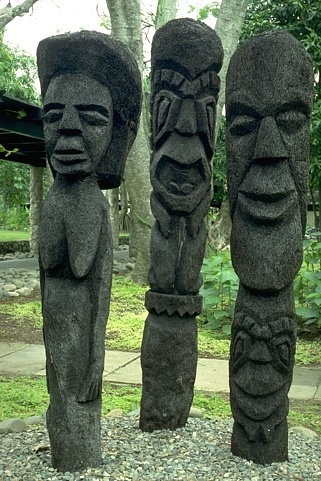
#> input picture 模式识别与计算机视觉（2025.2-2025.6）/作业/作业2/proj2_code/EdgeDetection/data/101085.jpg, 321 x 481 px; its folder holds only this picture in this run
$ python main.py   (older library calls are emulated)
#> lines starting #> are read from the running program, lines starting #| are printed output that depends on the picture
### 模式识别与计算机视觉（2025.2-2025.6）/作业/作业2/proj2_code/EdgeDetection/sobel.py
import cv2
import numpy as np

# [14 lines left out: function StandSobel, not called in this run]

def StandSobel(src, ddepth=cv2.CV_16S, scale=1, delta=0, borderType=cv2.BORDER_DEFAULT):
    """
    Applies the standard OpenCV Sobel operator.
    Args:
        src: Input image.
        ddepth: Desired depth of the output image.
        scale: Optional scale factor for the computed derivative values.
        delta: Optional delta value that is added to the results.
        borderType: Pixel extrapolation method.
    Returns:
        Combined Sobel edge image.
    """
    # 使用高斯滤波去除噪声
    src = cv2.GaussianBlur(src, (3, 3), 0)

    # 将图像转换为灰度图
    gray = cv2.cvtColor(src, cv2.COLOR_BGR2GRAY)

    # 计算x和y方向的梯度
    # cv2.Sobel(src, ddepth, dx, dy, ksize, scale, delta, borderType)
    grad_x = cv2.Sobel(gray, ddepth, 1, 0, ksize=3, scale=scale, delta=delta, borderType=borderType)
    grad_y = cv2.Sobel(gray, ddepth, 0, 1, ksize=3, scale=scale, delta=delta, borderType=borderType)

    # 转换为绝对值并转回uint8类型
    abs_grad_x = cv2.convertScaleAbs(grad_x)
    abs_grad_y = cv2.convertScaleAbs(grad_y)

    # 组合梯度 (OpenCV example often uses addWeighted or bitwise_or)
    # The provided template used bitwise_or
    sobelCombined = cv2.bitwise_or(abs_grad_x, abs_grad_y)
    # [5 lines of commented-out code are left out]

    return sobelCombined

def CustomSobel(src, ddepth=cv2.CV_16S, scale=1, delta=0, borderType=cv2.BORDER_DEFAULT):
    # 使用高斯滤波去除噪声
    src_blurred = cv2.GaussianBlur(src, (3, 3), 0)

    # 将图像转换为灰度图
    gray = cv2.cvtColor(src_blurred, cv2.COLOR_BGR2GRAY)

    # 将灰度图像转换为float32进行计算
    gray_float = gray.astype(np.float32)

    # 定义索贝尔算子卷积核
    # 定义Sobel X方向的卷积核
    sobel_x_kernel = np.array([
        [-1, 0, 1],
        [-2, 0, 2],
        [-1, 0, 1]
    ], dtype=np.float32)

    # 定义Sobel Y方向的卷积核
    sobel_y_kernel = np.array([
        [ 1,  2,  1],
        [ 0,  0,  0],
        [-1, -2, -1]
    ], dtype=np.float32)

    # 将OpenCV的borderType映射到NumPy的padding mode
    np_border_mode = _map_cv2_border_to_numpy(borderType)

    # 应用水平和垂直方向的卷积核 (纯卷积)
    # 使用自定义的NumPy卷积函数计算x方向梯度（原始卷积结果）
    grad_x_conv = _numpy_convolve2d(gray_float, sobel_x_kernel, np_border_mode)
    # 使用自定义的NumPy卷积函数计算y方向梯度（原始卷积结果）
    grad_y_conv = _numpy_convolve2d(gray_float, sobel_y_kernel, np_border_mode)

    # 应用缩放因子和平移量
    grad_x_processed = grad_x_conv * scale + delta
    grad_y_processed = grad_y_conv * scale + delta

    # (例如, cv2.CV_16S -> np.int16, cv2.CV_32F -> np.float32)
    grad_x_ddepth = _convert_to_ddepth(grad_x_processed, ddepth)
    grad_y_ddepth = _convert_to_ddepth(grad_y_processed, ddepth)

    # 计算梯度绝对值并转换为uint8类型
    abs_grad_x_uint8 = np.clip(np.abs(grad_x_ddepth), 0, 255).astype(np.uint8)
    abs_grad_y_uint8 = np.clip(np.abs(grad_y_ddepth), 0, 255).astype(np.uint8)

    # 组合水平和垂直梯度（使用加权平均）
    abs_grad_x_f = abs_grad_x_uint8.astype(np.float32)
    abs_grad_y_f = abs_grad_y_uint8.astype(np.float32)

    sobel_combined_float = 0.5 * abs_grad_x_f + 0.5 * abs_grad_y_f
    sobelCombined = np.clip(sobel_combined_float, 0, 255).astype(np.uint8)

    return sobelCombined

def _map_cv2_border_to_numpy(cv2_border_type):
    if cv2_border_type == cv2.BORDER_CONSTANT:
        return 'constant'
    elif cv2_border_type == cv2.BORDER_REPLICATE:
        return 'edge'
    elif cv2_border_type == cv2.BORDER_REFLECT:
        return 'symmetric'
    elif cv2_border_type == cv2.BORDER_WRAP:
        return 'wrap'
    elif cv2_border_type == cv2.BORDER_REFLECT_101 or cv2_border_type == cv2.BORDER_DEFAULT:
        return 'reflect'
    else:
        print(f"Warning: Unsupported cv2_border_type {cv2_border_type}. Defaulting to 'reflect'.")
        return 'reflect'

def _numpy_convolve2d(image_float, kernel, border_mode_numpy, border_constant_values=0):
    rows, cols = image_float.shape
    k_rows, k_cols = kernel.shape

    pad_rows = k_rows // 2
    pad_cols = k_cols // 2

    if border_mode_numpy == 'constant':
        padded_image = np.pad(image_float,
                              ((pad_rows, pad_rows), (pad_cols, pad_cols)),
                              mode=border_mode_numpy,
                              constant_values=border_constant_values)
    else:
        padded_image = np.pad(image_float,
                              ((pad_rows, pad_rows), (pad_cols, pad_cols)),
                              mode=border_mode_numpy)

    convolved_image = np.zeros_like(image_float, dtype=np.float32)

    for i in range(rows):
        for j in range(cols):
            roi = padded_image[i : i + k_rows, j : j + k_cols]
            convolution_sum = np.sum(roi * kernel)
            convolved_image[i, j] = convolution_sum

    return convolved_image

def _convert_to_ddepth(image_float, ddepth_cv):
    if ddepth_cv == cv2.CV_16S:
        return np.round(image_float).astype(np.int16)
    elif ddepth_cv == cv2.CV_32F:
        return image_float.astype(np.float32)
    elif ddepth_cv == cv2.CV_64F:
        return image_float.astype(np.float64)
    elif ddepth_cv == cv2.CV_8U:
        return np.round(np.clip(image_float, 0, 255)).astype(np.uint8)
    else:
        raise ValueError(f"Unsupported ddepth_cv value: {ddepth_cv}")

### 模式识别与计算机视觉（2025.2-2025.6）/作业/作业2/proj2_code/EdgeDetection/main.py
import cv2
import os
import argparse
from canny import CustomCanny, StandCanny
from sobel import CustomSobel, StandSobel
from laplacian import CustomLaplacian, StandLaplacian
import numpy as np

# def cal_metric(preds_vis, gt_vis):
#     """
#     Calculate accuracy, recall, and F1 score based on visible points.
#     Args:
#         @preds_vis: Predicted visibility flags
#         @gt_vis: Ground truth visibility flags

#     Returns:
#         Tuple of (accuracy, precision, recall, F1 score)
#     """
#     # Ensure inputs are numpy arrays
#     preds_vis = np.array(preds_vis)
#     gt_vis = np.array(gt_vis)

#     assert set(preds_vis) == {0, 255}, "Predictions should be binary (0 or 255)"
#     assert set(gt_vis) == {0, 255}, "Ground truth should be binary (0 or 255)"

#     # Calculate true positives, true negatives, false positives, and false negatives
#     tp = np.sum((preds_vis == 255) & (gt_vis == 255))
#     tn = np.sum((preds_vis == 0) & (gt_vis == 0))
#     fp = np.sum((preds_vis == 255) & (gt_vis == 0))
#     fn = np.sum((preds_vis == 0) & (gt_vis == 255))

#     # Calculate accuracy, precision, recall, and F1 score
#     accuracy = (tp + tn) / (tp + tn + fp + fn) if (tp + tn + fp + fn) > 0 else 0
#     precision = tp / (tp + fp) if (tp + fp) > 0 else 0
#     recall = tp / (tp + fn) if (tp + fn) > 0 else 0
#     f1_score = (2 * tp) / (2 * tp + fp + fn) if (2 * tp + fp + fn) > 0 else 0

#     return accuracy, precision, recall, f1_score


if __name__ == "__main__":

    parser = argparse.ArgumentParser()
    parser.add_argument("--mode", type=str, default="sobel", choices=["canny", "sobel", "laplacian"])
    parser.add_argument("--input_dir", type=str, default="data/")
    parser.add_argument("--output_dir", type=str, default="output/sobel")
    parser.add_argument("--lowThreshold", type=int, default=50)
    parser.add_argument("--highThreshold", type=int, default=150)
    args = parser.parse_args()

    if not os.path.exists(args.output_dir):
        os.makedirs(args.output_dir)

    for filename in sorted(os.listdir(args.input_dir)):
        img = cv2.imread(os.path.join(args.input_dir, filename))
#> img is the input picture: shape (481, 321, 3); mean B, G, R 80.9, 102.6, 87.8

        if args.mode == "laplacian":
            stand_edge = StandLaplacian(img)
            custom_edge = CustomLaplacian(img)

        elif args.mode == "sobel":
            stand_edge = StandSobel(img)
#> in StandSobel, `grad_y = cv2.Sobel(gray, ddepth, 0, 1, ksize=3, scale=scale, delta=del..`:
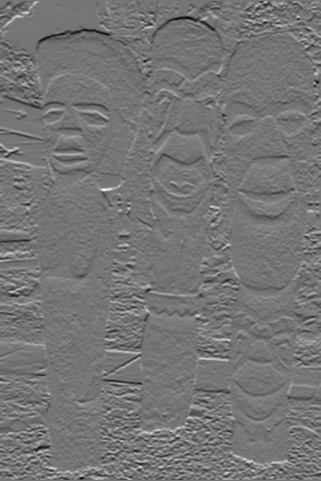
#> grad_y: shape (481, 321) int16; min -535, max 623, mean -0.5; drawn with min black and max white
#> in StandSobel, `abs_grad_y = cv2.convertScaleAbs(grad_y)`:
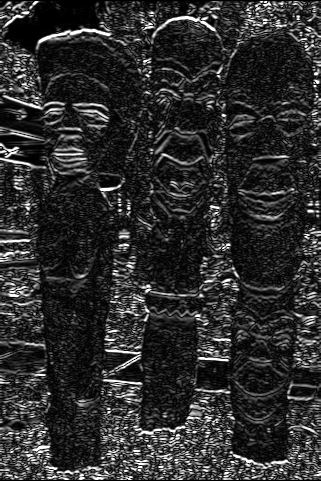
#> abs_grad_y: shape (481, 321); min 0, max 255, mean 45.7
#> in StandSobel, `sobelCombined = cv2.bitwise_or(abs_grad_x, abs_grad_y)`:
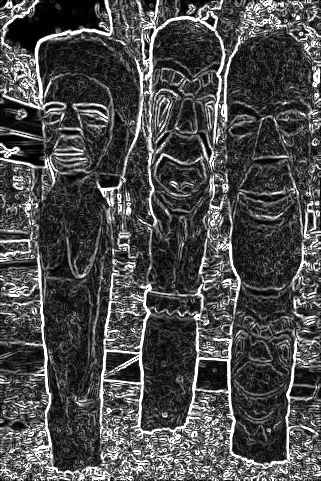
#> sobelCombined: shape (481, 321); min 0, max 255, mean 76.2
            custom_edge = CustomSobel(img)
#> in _numpy_convolve2d, `padded_image = np.pad(image_float, ((pad_rows, pad_rows), (pad_cols, p..`:
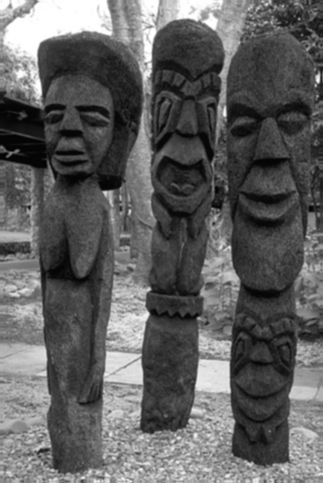
#> padded_image: shape (483, 323) float32; min 3, max 255, mean 96.1
#> call 2 of _numpy_convolve2d, with kernel = array of shape (3, 3), border_mode_numpy = 'reflect', border_constant_values = 0
#> after the loop in _numpy_convolve2d (call 2), `for i in range(rows):`:
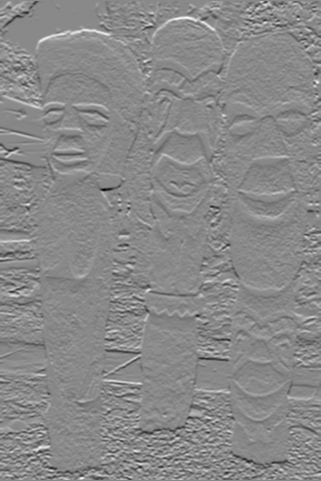
#> convolved_image: shape (481, 321) float32; min -623, max 535, mean 0.5; drawn with min black and max white
#> in CustomSobel, `sobel_combined_float = 0.5 * abs_grad_x_f + 0.5 * abs_grad_y_f`:
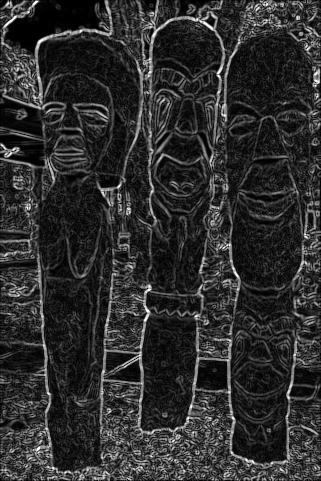
#> sobel_combined_float: shape (481, 321) float32; min 0, max 255, mean 45.8

        elif args.mode == "canny":
            stand_edge = StandCanny(img, args.lowThreshold, args.highThreshold)
            custom_edge = CustomCanny(img, args.lowThreshold, args.highThreshold)

        else:
            raise ValueError("Invalid mode. Choose 'canny', 'sobel' or 'laplacian'.")

        cv2.imwrite(os.path.join(args.output_dir, filename), cv2.hconcat((stand_edge, custom_edge)))
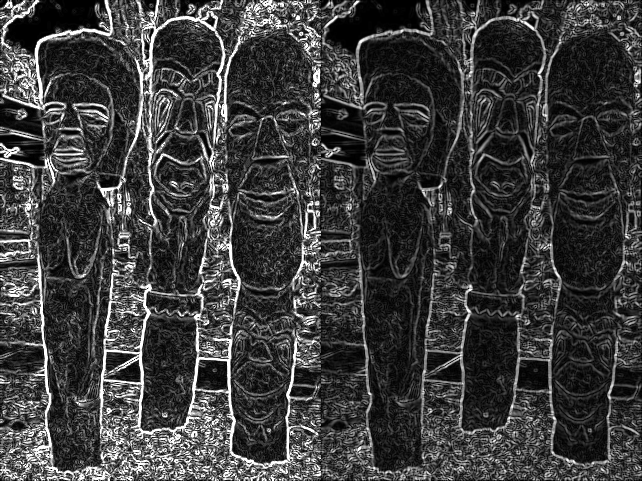
#> saved as 101085.jpg: shape (481, 642); min 0, max 255, mean 61

        # [7 lines of commented-out code are left out]

$ run again, on 模式识别与计算机视觉（2025.2-2025.6）/作业/作业2/proj2_code/EdgeDetection/data/105025.jpg
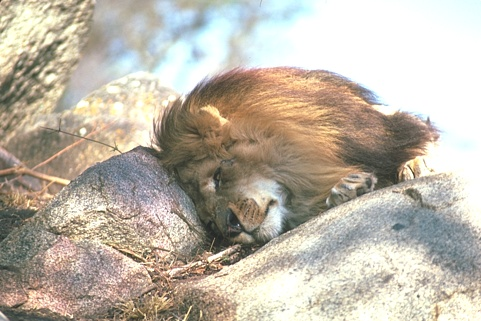
#> input picture 模式识别与计算机视觉（2025.2-2025.6）/作业/作业2/proj2_code/EdgeDetection/data/105025.jpg, 481 x 321 px
#> img is the input picture: shape (321, 481, 3); mean B, G, R 168.1, 181.7, 189.9
#> after the loop in _numpy_convolve2d (call 2), `for i in range(rows):`:
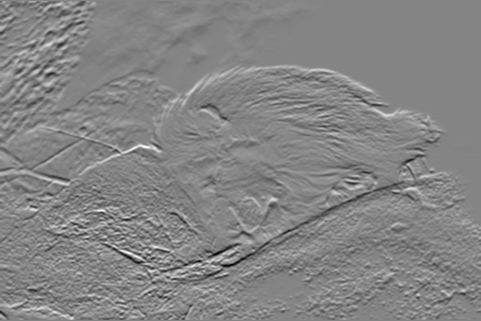
#> convolved_image: shape (321, 481) float32; min -513, max 473, mean 0.8; drawn with min black and max white
#> `cv2.imwrite(os.path.join(args.output_dir, filename), cv2.hconcat((stan..`:
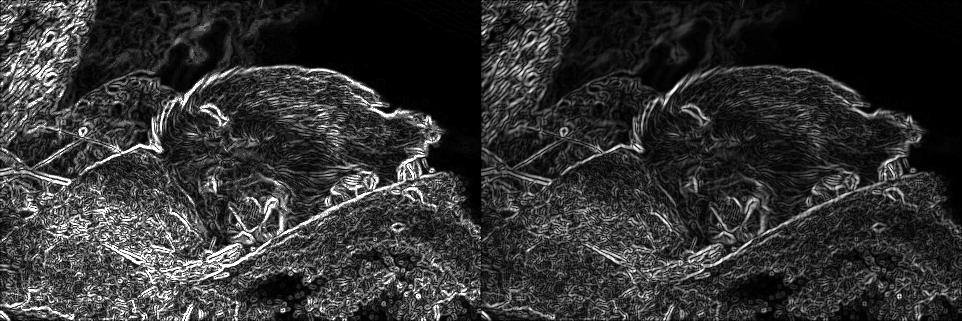
#> saved as 105025.jpg: shape (321, 962); min 0, max 255, mean 50

$ run again, on 模式识别与计算机视觉（2025.2-2025.6）/作业/作业2/proj2_code/EdgeDetection/data/106024.jpg
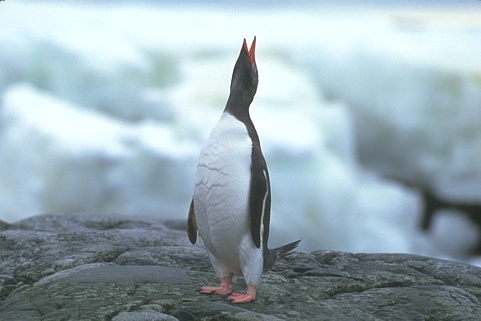
#> input picture 模式识别与计算机视觉（2025.2-2025.6）/作业/作业2/proj2_code/EdgeDetection/data/106024.jpg, 481 x 321 px
#> img is the input picture: shape (321, 481, 3); mean B, G, R 181.8, 173.7, 155.2
#> after the loop in _numpy_convolve2d (call 2), `for i in range(rows):`:
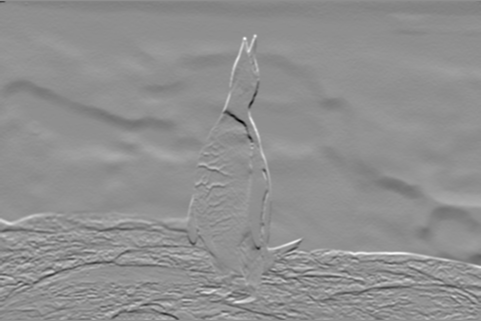
#> convolved_image: shape (321, 481) float32; min -414, max 323, mean 2.9; drawn with min black and max white
#> `cv2.imwrite(os.path.join(args.output_dir, filename), cv2.hconcat((stan..`:
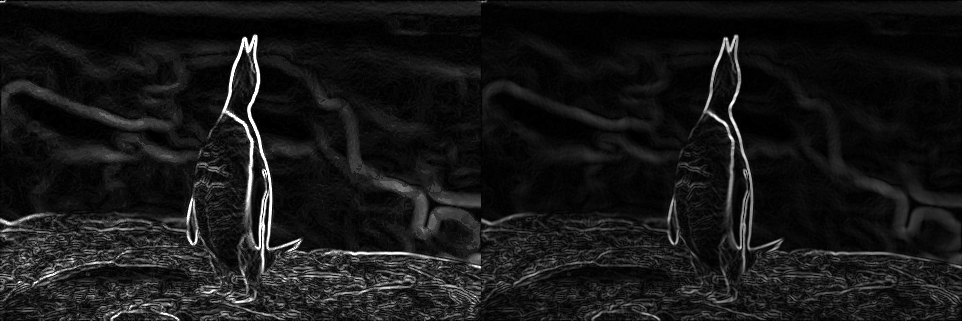
#> saved as 106024.jpg: shape (321, 962); min 0, max 255, mean 23.1

$ run again, on 模式识别与计算机视觉（2025.2-2025.6）/作业/作业2/proj2_code/EdgeDetection/data/108005.jpg
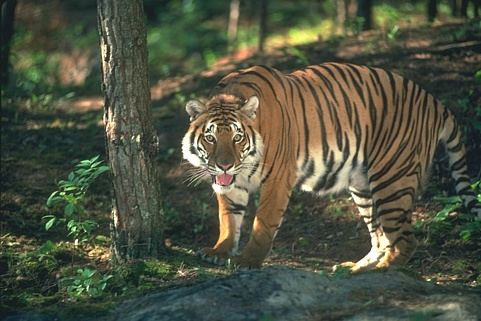
#> input picture 模式识别与计算机视觉（2025.2-2025.6）/作业/作业2/proj2_code/EdgeDetection/data/108005.jpg, 481 x 321 px
#> img is the input picture: shape (321, 481, 3); mean B, G, R 65.1, 83.5, 79.2
#> `cv2.imwrite(os.path.join(args.output_dir, filename), cv2.hconcat((stan..`:
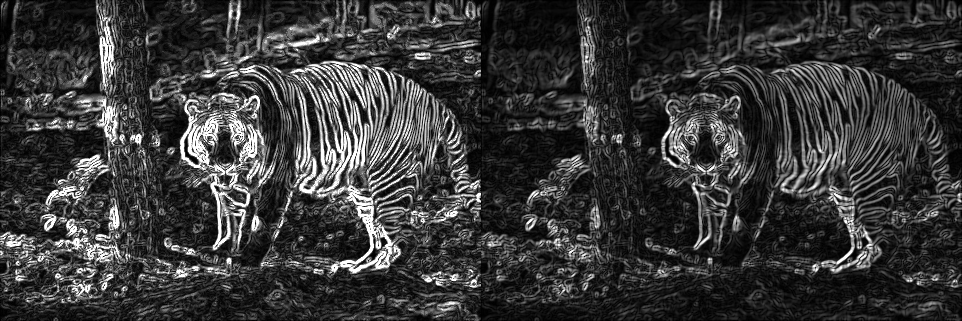
#> saved as 108005.jpg: shape (321, 962); min 0, max 255, mean 56.2
